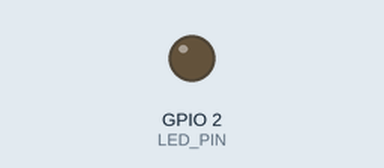
This sketch was run on a simulated ESP32. Parts: output pins drawn as LEDs (lit = HIGH). What the sketch prints to the serial monitor is not drawn. At 3.3 s the program puts the board to deep sleep or switches it off; the recording ends there.

Above: at 0.0 s.
At 1.1 s:
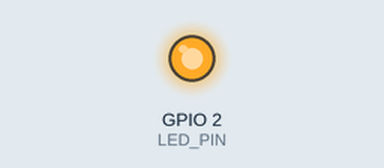
Timing chart, 0 to 2.7 s (numbered marks = the images above):
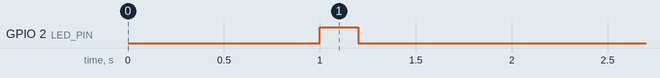

The sketch:

low-power.ino
```cpp
/*
 * 项目: 低功耗演示
 * 板子: ESP32 (ESP32系列)
 * 日期: <当前日期>
 *
 * 演示 ESP32 Deep Sleep 低功耗模式
 * 定时器唤醒 + 外部按钮唤醒
 */

// ===== 引脚定义 =====
#define WAKEUP_BUTTON_PIN  GPIO_NUM_33   // 唤醒按钮（需 RTC_GPIO）
#define LED_PIN            2

// ===== 睡眠时间 =====
#define SLEEP_SECONDS  10    // 睡眠秒数

// 检查唤醒原因
void printWakeupReason() {
    esp_sleep_wakeup_cause_t wakeup_reason = esp_sleep_get_wakeup_cause();

    switch (wakeup_reason) {
        case ESP_SLEEP_WAKEUP_TIMER:
            Serial.println("唤醒原因: 定时器");
            break;
        case ESP_SLEEP_WAKEUP_EXT0:
            Serial.println("唤醒原因: 外部引脚 (EXT0)");
            break;
        case ESP_SLEEP_WAKEUP_EXT1:
            Serial.println("唤醒原因: 外部引脚 (EXT1)");
            break;
        case ESP_SLEEP_WAKEUP_TOUCHPAD:
            Serial.println("唤醒原因: 触摸引脚");
            break;
        default:
            Serial.printf("唤醒原因: 其他 (%d)\n", wakeup_reason);
            break;
    }
}

void setup() {
    Serial.begin(115200);
    delay(1000);

    Serial.println();
    Serial.println("===== Deep Sleep 低功耗演示 =====");

    // 检查唤醒原因
    printWakeupReason();

    // 短暂闪烁 LED 表示唤醒
    pinMode(LED_PIN, OUTPUT);
    digitalWrite(LED_PIN, HIGH);
    delay(200);
    digitalWrite(LED_PIN, LOW);

    Serial.println("正在工作...");
    Serial.println("将在 " + String(SLEEP_SECONDS) + " 秒后进入 Deep Sleep");

    // 模拟工作
    delay(2000);

    // 配置唤醒源
    Serial.println("配置唤醒源...");

    // 1. 定时器唤醒
    esp_sleep_enable_timer_wakeup(SLEEP_SECONDS * 1000000ULL);
    Serial.printf("- 定时器: %d 秒后唤醒\n", SLEEP_SECONDS);

    // 2. 外部引脚唤醒（按钮）
    esp_sleep_enable_ext0_wakeup(WAKEUP_BUTTON_PIN, LOW);
    Serial.printf("- 外部引脚: GPIO%d 低电平唤醒\n", WAKEUP_BUTTON_PIN);

    // 可选: 触摸唤醒
    // esp_sleep_enable_touchpad_wakeup();

    Serial.println("进入 Deep Sleep...");
    Serial.println("唤醒方式: 等待定时器 或 按下按钮");
    Serial.println();
    delay(100);

    // 进入 Deep Sleep
    esp_deep_sleep_start();
}

void loop() {
    // Deep Sleep 下不会运行 loop()
    // 每次唤醒都会重新执行 setup()
}
```

Measured:
- by itself, GPIO 2 (LED_PIN): LOW → HIGH at 1.0 s, → LOW 0.20 s later
